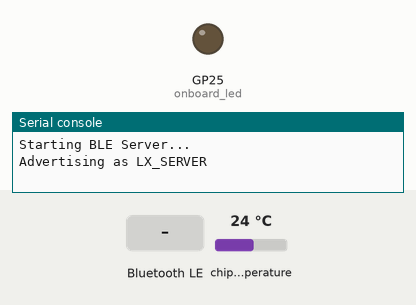
The program below on a simulated Raspberry Pi Pico running MicroPython. On the bench: output pins drawn as LEDs (lit = HIGH), the last lines printed to the serial console. The test bench sets the inputs (shaded band); at power-on: chip temperature 24 °C. Nothing arrives over Bluetooth unless stated.

Above: at 1.2 s.
1.3 s: "1" written over Bluetooth
At 2.0 s:
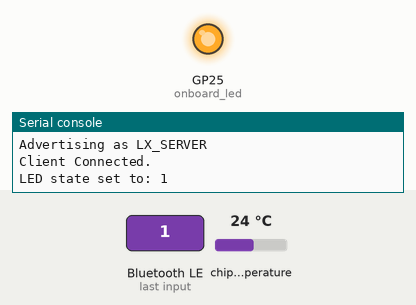
Timing chart, 0 to 11.5 s (numbered marks = the images above; inputs shaded):
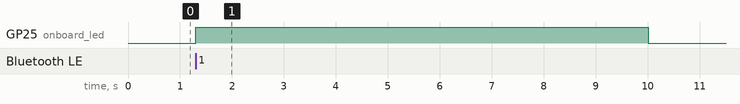

Measured:
- after the input at 1.3 s, GP25 (onboard_led): LOW → HIGH after 0.00 s instead of 8.7 s

The program:

ble_server.py
```python
# ble_server.py (Pico W 1 - Server/Peripheral)
import bluetooth
import time
import machine
from micropython import const

# --- CONSTANTS & UUIDS ---
_ADV_INTERVAL_US = 200000
_LED_UUID = bluetooth.UUID(0x1A00)
_STATUS_UUID = bluetooth.UUID(0x1A01)
_SVC_UUID = bluetooth.UUID(0x1A02)
_IRQ_CENTRAL_CONNECT = const(1)
_IRQ_CENTRAL_DISCONNECT = const(2)
_IRQ_GATTS_WRITE = const(3)

# --- HARDWARE SETUP ---
onboard_led = machine.Pin("LED", machine.Pin.OUT)
temp_sensor = machine.ADC(4)
conversion_factor = 3.3 / (65535)

def read_pico_status():
    voltage = temp_sensor.read_u16() * conversion_factor
    temp = 27 - (voltage - 0.706) / 0.001721
    volt = 3.3
    return f"T:{temp:.1f}V:{volt:.1f}"

# --- BLE CLASS ---
class BLEServer:
    def __init__(self, name):
        self._ble = bluetooth.BLE()
        self._ble.active(True)
        self._ble.irq(self._irq)

        # Added trailing commas to ensure they are treated as tuples
        _LED_CHAR = (_LED_UUID, bluetooth.FLAG_READ | bluetooth.FLAG_WRITE | bluetooth.FLAG_WRITE_NO_RESPONSE,)
        _STATUS_CHAR = (_STATUS_UUID, bluetooth.FLAG_READ | bluetooth.FLAG_NOTIFY,)
        _SERVICE = (_SVC_UUID, (_LED_CHAR, _STATUS_CHAR,),)

        # Handle Unpacking Fix
        self._handles = self._ble.gatts_register_services((_SERVICE,))
        self._led_handle = self._handles[0][0]
        self._status_handle = self._handles[0][1]

        self._connections = set()
        self._name = name
        self._led_state = 0
        self.update_status()
        self._advertise()

    def _irq(self, event, data):
        if event == _IRQ_CENTRAL_CONNECT:
            conn_handle, _, _ = data
            self._connections.add(conn_handle)
            print("Client Connected.")

        elif event == _IRQ_CENTRAL_DISCONNECT:
            conn_handle, _, _ = data
            if conn_handle in self._connections:
                self._connections.remove(conn_handle)
            self._advertise()
            print("Client Disconnected. Advertising...")

        elif event == _IRQ_GATTS_WRITE:
            conn_handle, value_handle = data
            if value_handle == self._led_handle:
                data_rx = self._ble.gatts_read(value_handle)
                try:
                    new_state = int(data_rx.decode())
                    onboard_led.value(new_state)
                    self._led_state = new_state
                    print(f"LED state set to: {new_state}")
                except:
                    pass

    def _advertise(self):
        name_bytes = self._name.encode('utf-8')
        # Standard BLE Advertising structure: [Length, Type, Data]
        adv_data = bytearray(b"\x02\x01\x06\x03\x03\x02\x1A") + bytearray([len(name_bytes) + 1, 0x09]) + bytearray(name_bytes)
        self._ble.gap_advertise(_ADV_INTERVAL_US, adv_data=adv_data)

    def update_status(self, notify=False):
        led_val = str(self._led_state).encode('utf-8')
        status_val = read_pico_status().encode('utf-8')

        self._ble.gatts_write(self._led_handle, led_val)
        self._ble.gatts_write(self._status_handle, status_val)

        if notify:
            for conn_handle in self._connections:
                self._ble.gatts_notify(conn_handle, self._status_handle)
                print("Sent NOTIFY update.")

# --- MAIN SERVER LOOP ---
print("Starting BLE Server...")
server = BLEServer("LX_SERVER")
print("Advertising as LX_SERVER")

last_check = 0
while True:
    current_time = time.ticks_ms()
    if time.ticks_diff(current_time, last_check) > 10000:
        server._led_state = 1 - server._led_state
        onboard_led.value(server._led_state)
        server.update_status(notify=True)
        last_check = current_time
    time.sleep_ms(100)
```
